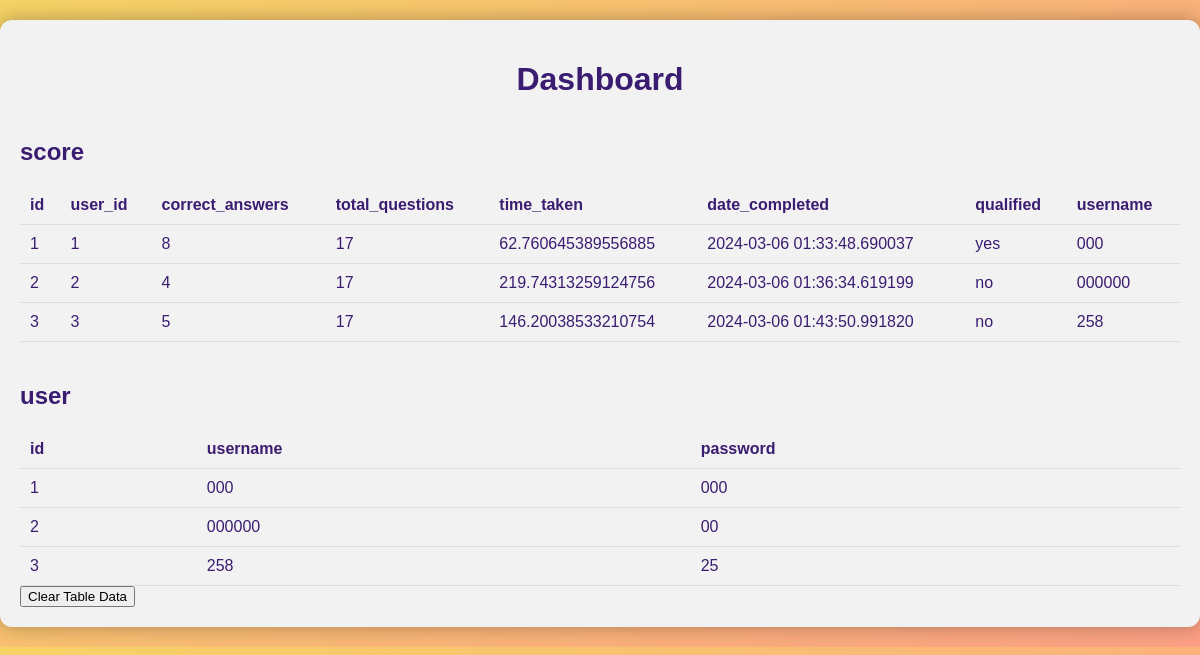
/admin, run on an earlier commit of the app's database.
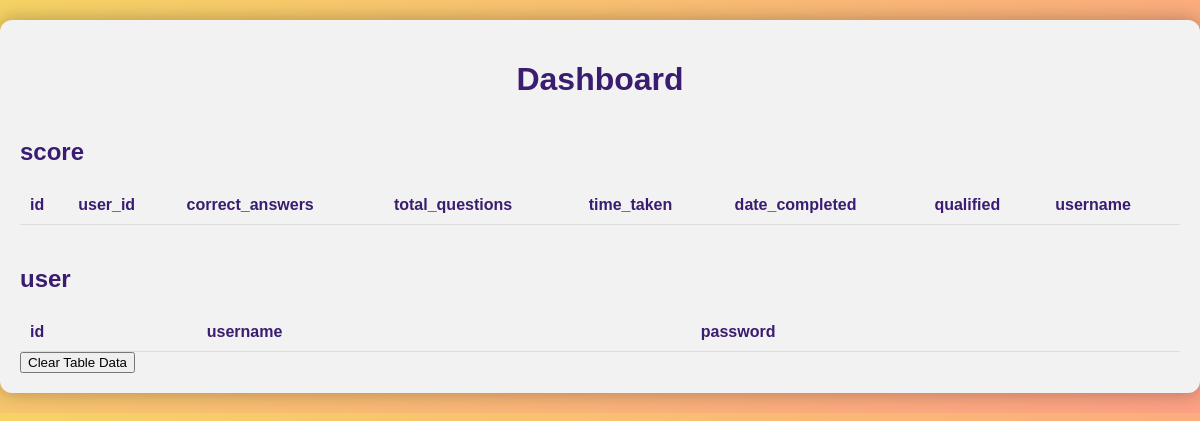
And on a later commit of the database.
### app.py (models this page shows)
class Score(db.Model):
    id = db.Column(db.Integer, primary_key=True)
    user_id = db.Column(db.Integer, db.ForeignKey('user.id'), nullable=False)
    username = db.Column(db.String(100), nullable=False)
    correct_answers = db.Column(db.Integer, nullable=False, default=0)
    total_questions = db.Column(db.Integer, nullable=False, default=0)
    time_taken = db.Column(db.Float, nullable=False, default=0.0)
    date_completed = db.Column(db.DateTime, nullable=False, default=datetime.now)
    qualified = db.Column(db.String(3), nullable=False, default='no')  # Change to string

class User(db.Model):
    id = db.Column(db.Integer, primary_key=True)
    username = db.Column(db.String(100), unique=True, nullable=False)
    password = db.Column(db.String(100), nullable=False)
    scores = db.relationship('Score', backref='user', lazy=True)

### app.py (the view)
@app.route('/admin')
def dashboard():
    db_path = os.path.join(app.instance_path, 'users.db')
    conn = sqlite3.connect(db_path)
    cursor = conn.cursor()
    tables = ['score', 'user']
    data = {}
    for table_name in tables:
        cursor.execute("PRAGMA table_info(" + table_name + ")")
        column_names = cursor.fetchall()
        cursor.execute("SELECT * FROM " + table_name)
        table_data = cursor.fetchall()
        data[table_name] = {'columns': [col[1] for col in column_names], 'data': table_data}
    conn.close()
    return render_template('dashboard.html', data=data)

### app.py (called while the page is built)
@app.after_request
def after_request(response):
    response.headers['X-Frame-Options'] = 'ALLOW-FROM https://www.youtube.com'
    return response

### templates/dashboard.html (shortened to what this page needs)
<!DOCTYPE html>
<html lang="en">
<head>
</head>
<body>
    <div class="container">
        <h1>Dashboard</h1>
        {% for table, table_data in data.items() %}
            <h2>{{ table }}</h2>
            <table>
                <thead>
                    <tr>
                        {% for column in table_data['columns'] %}
                            <th>{{ column }}</th>
                        {% endfor %}
                    </tr>
                </thead>
                <tbody>
                    {% for row in table_data['data'] %}
                        <tr>
                            {% for value in row %}
                                <td>{{ value }}</td>
                            {% endfor %}
                        </tr>
                    {% endfor %}
                </tbody>
            </table>
        {% endfor %}
        <form action="/clear_data" method="POST">
            <button type="submit">Clear Table Data</button>
        </form>
    </div>
</body>
</html>

### templates/dashboard.html (style rules this page uses)
body { font-family: Arial, sans-serif; margin: 0; padding: 0; background: linear-gradient(135deg, #f6d365, #fda085); color: #333; }
.container { max-width: 1200px; margin: 20px auto; padding: 20px; background-color: #f2f2f2; border-radius: 12px; box-shadow: 0 0 20px rgba(0, 0, 0, 0.3); overflow: hidden; }
h1 { text-align: center; margin-bottom: 20px; color: #3a1c71; }
h2 { margin-top: 40px; color: #3a1c71; }
table { width: 100%; border-collapse: collapse; margin-top: 20px; color: #3a1c71; }
th, td { padding: 10px; text-align: left; border-bottom: 1px solid #ddd; }
th { background-color: #f2f2f2; }

What changed in the data, as far as the page shows it:
removed Score: row "1" "1" "8" "17", time_taken "62.760645389556885", date_completed "2024-03-06 01:33:48.690037", qualified "yes", username "000"
removed Score: row "2" "2" "4" "17", time_taken "219.74313259124756", date_completed "2024-03-06 01:36:34.619199", qualified "no", username "000000"
removed Score: row "3" "3" "5" "17", time_taken "146.20038533210754", date_completed "2024-03-06 01:43:50.991820", qualified "no", username "258"
removed User: row "1", username "000", password "000"
removed User: row "2", username "000000", password "00"
removed User: row "3", username "258", password "25"
